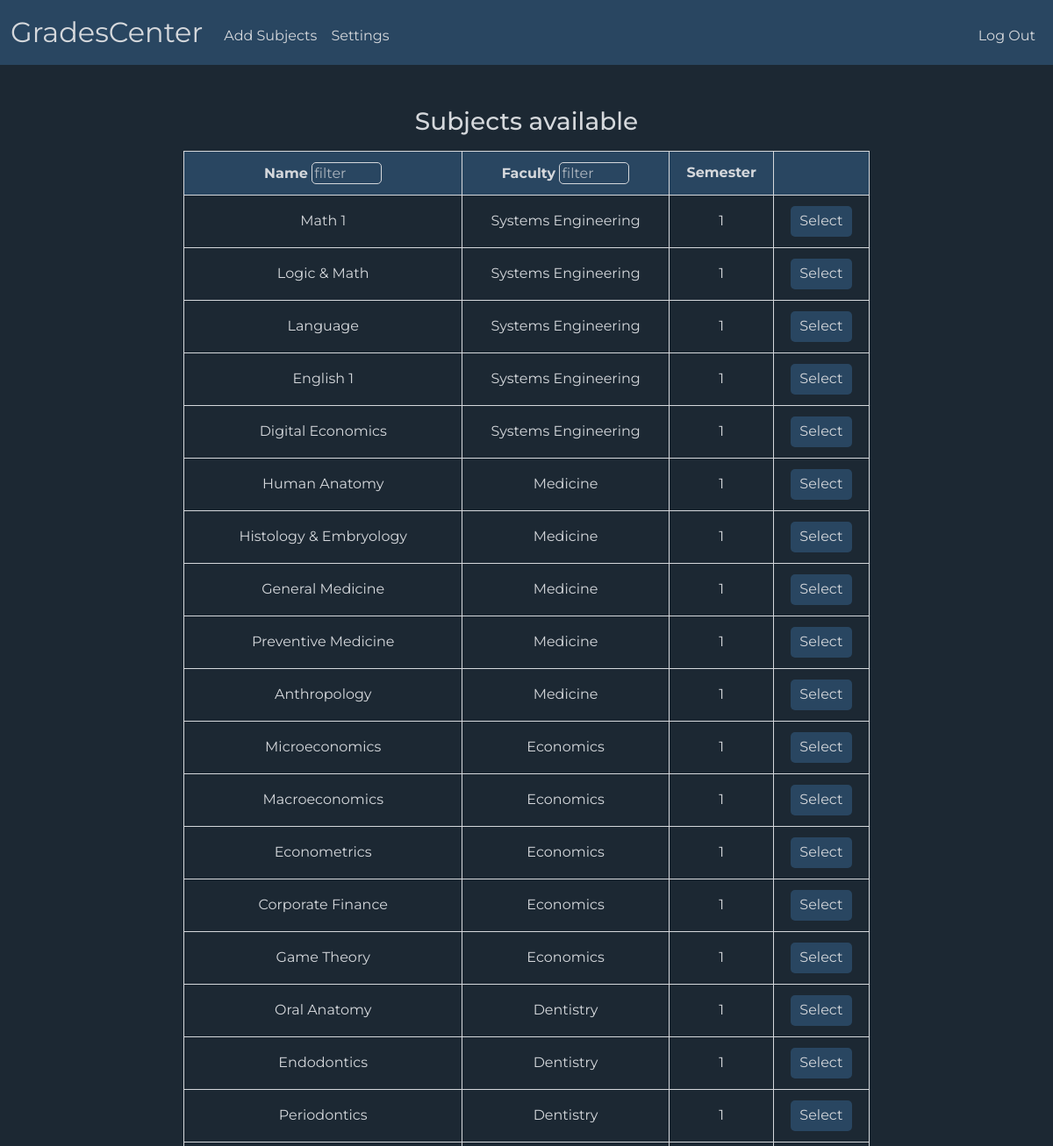
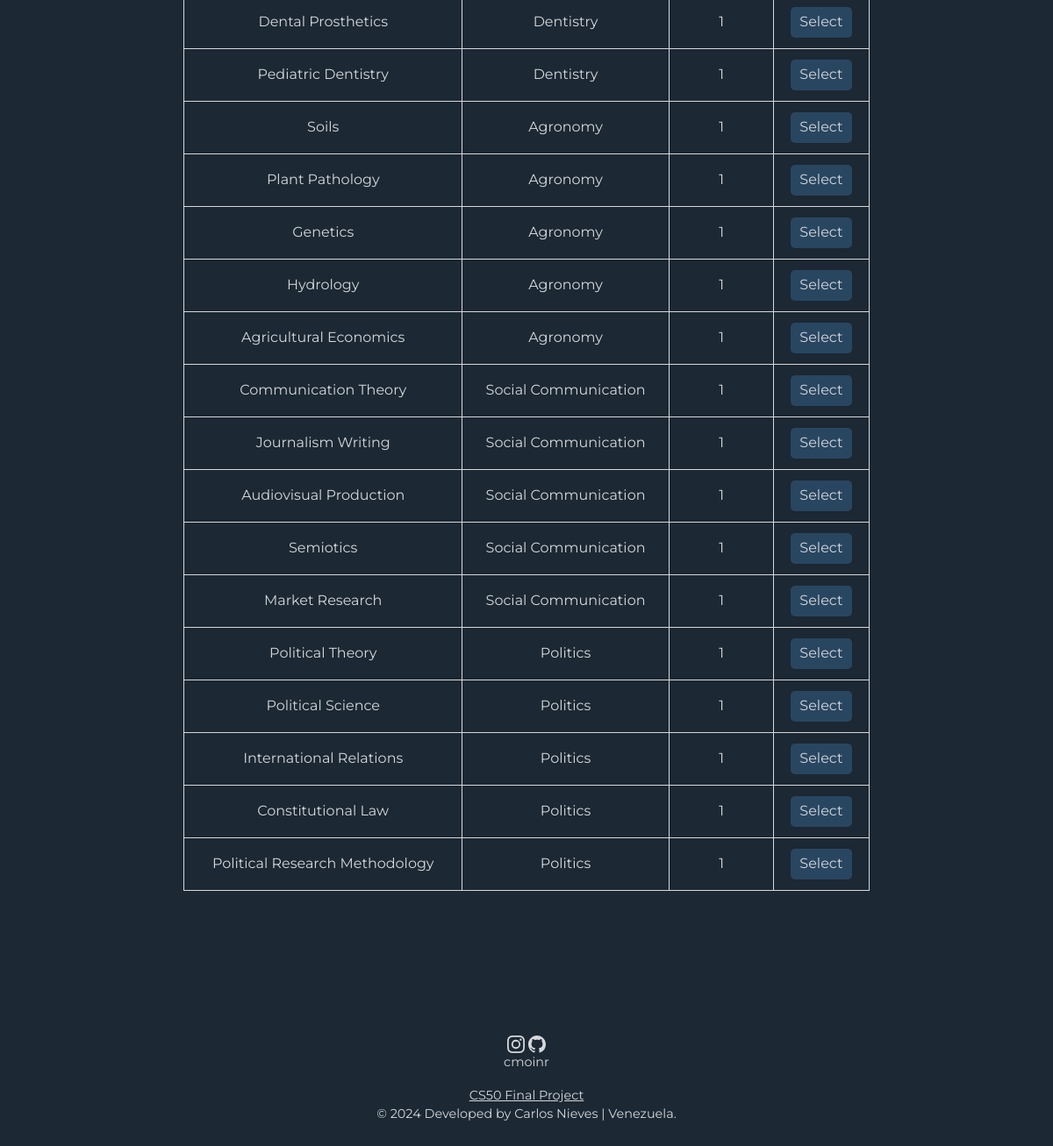
The app's page /subjects (signed in) with its own data (2 pictures, top to bottom).
### tables this page shows
CREATE TABLE subjects (
    id TEXT NOT NULL,
    name TEXT NOT NULL,
    id_faculty TEXT NOT NULL,
    semester INTEGER NOT NULL,
    credits INTEGER NOT NULL,
    PRIMARY KEY(id)
    FOREIGN KEY(id_faculty) REFERENCES faculty(id)
);

CREATE TABLE faculty (
    id TEXT NOT NULL,
    field TEXT NOT NULL,
    PRIMARY KEY(id)
);

### app.py (the view)
@app.route("/subjects", methods=["GET", "POST"])
@login_required
def subjects():
    if request.method == "POST":
        selected = request.form.get("selected")
        teaching = db.execute("""
            SELECT id_subject
            FROM teaching
            WHERE id_teacher = ?
            AND id_subject = ?
        """, session["user_id"], selected)
        already = db.execute("""
            SELECT id_subject
            FROM teaching
            WHERE id_subject = ?
        """, selected)
        if len(teaching) == 1:
            return apology("registered subject", 400)
        elif len(already) == 1:
            return apology("another teacher already teachs this subject", 400)
        else:
            db.execute("""
                INSERT INTO teaching (id_teacher, id_subject)
                VALUES(?, ?)
            """, session["user_id"], selected)
            return redirect("/")
    else:
        subjects = db.execute("""
            SELECT subjects.id, name, field, semester
            FROM subjects
            JOIN faculty ON subjects.id_faculty = faculty.id
        """)
        return render_template("subjects.html", subjects=subjects)

### app.py (called while the page is built)
@app.after_request
def after_request(response):
    response.headers["Cache-Control"] = "no-cache, no-store, must-revalidate"
    response.headers["Expires"] = 0
    response.headers["Pragma"] = "no-cache"
    return response

### helpers.py (called while the page is built)
def login_required(f):
    @wraps(f)
    def decorated_function(*args, **kwargs):
        if session.get("user_id") is None:
            return redirect("/login")
        return f(*args, **kwargs)
    return decorated_function

### templates/subjects.html (shortened to what this page needs)
{% extends "layout.html" %}
{% block main %}
    <div class="mb-3">
        <h3>Subjects available</h3>
    </div>
    <div class="mb-3">
            <table>
                <thead>
                    <tr class="high">
                        <th>Name <input class="filter" type="text" id="filterName" placeholder="filter"></th>
                        <th>Faculty <input class="filter" type="text" id="filterFaculty" placeholder="filter"></th>
                        <th>Semester</th>
                        <th></th>
                    </tr>
                </thead>
                <tbody>
                    {% for subject in subjects %}
                        <tr>
                            <td>{{ subject['name'] }}</td>
                            <td>{{ subject['field'] }}</td>
                            <td>{{ subject['semester'] }}</td>
                            <td>
                                <form action="/subjects" method="post">
                                    <input class="enroll" type="submit" value="Select">
                                </form>
                            </td>
                        </tr>
                    {% endfor %}
                </tbody>
            </table>
    </div>
{% endblock %}

### static/styles.css (style rules this page uses)
body { font-family: 'Montserrat', sans-serif; background-color:#1c2833; }
h3, h5, h6 { color: #d5d8dc; }
table { background-color: transparent; margin-bottom: 1rem; width: 70%; margin-left: auto; margin-right: auto; color: #d5d8dc; }
table th, table td { border: 1px solid #d5d8dc; padding: 0.75rem; vertical-align: middle; }
.high { background-color: #294661; border: 1px solid #d5d8dc; }
input { background-color: #294661; outline: none; border: none; border-radius: 5px; color: #d5d8dc; width: 200px; height: 35px; }
input::placeholder { color: #d5d8dcc2; }
.enroll { width: 70px; transition-duration: 0.5s; }
.filter { height: 25px; width: 80px; border: 0.5px solid #d5d8dc; }

### records on screen
subjects: name "Math 1", field "Systems Engineering", semester "1"
subjects: name "Logic & Math", field "Systems Engineering", semester "1"
subjects: name "Language", field "Systems Engineering", semester "1"
subjects: name "English 1", field "Systems Engineering", semester "1"
subjects: name "Digital Economics", field "Systems Engineering", semester "1"
subjects: name "Human Anatomy", field "Medicine", semester "1"
subjects: name "Histology & Embryology", field "Medicine", semester "1"
subjects: name "General Medicine", field "Medicine", semester "1"
subjects: name "Preventive Medicine", field "Medicine", semester "1"
subjects: name "Anthropology", field "Medicine", semester "1"
subjects: name "Microeconomics", field "Economics", semester "1"
subjects: name "Macroeconomics", field "Economics", semester "1"
subjects: name "Econometrics", field "Economics", semester "1"
subjects: name "Corporate Finance", field "Economics", semester "1"
subjects: name "Game Theory", field "Economics", semester "1"
subjects: name "Oral Anatomy", field "Dentistry", semester "1"
subjects: name "Endodontics", field "Dentistry", semester "1"
subjects: name "Periodontics", field "Dentistry", semester "1"
subjects: name "Dental Prosthetics", field "Dentistry", semester "1"
subjects: name "Pediatric Dentistry", field "Dentistry", semester "1"
subjects: name "Soils", field "Agronomy", semester "1"
subjects: name "Plant Pathology", field "Agronomy", semester "1"
subjects: name "Genetics", field "Agronomy", semester "1"
subjects: name "Hydrology", field "Agronomy", semester "1"
subjects: name "Agricultural Economics", field "Agronomy", semester "1"
subjects: name "Communication Theory", field "Social Communication", semester "1"
subjects: name "Journalism Writing", field "Social Communication", semester "1"
subjects: name "Audiovisual Production", field "Social Communication", semester "1"
subjects: name "Semiotics", field "Social Communication", semester "1"
subjects: name "Market Research", field "Social Communication", semester "1"
subjects: name "Political Theory", field "Politics", semester "1"
subjects: name "Political Science", field "Politics", semester "1"
subjects: name "International Relations", field "Politics", semester "1"
subjects: name "Constitutional Law", field "Politics", semester "1"
subjects: name "Political Research Methodology", field "Politics", semester "1"
